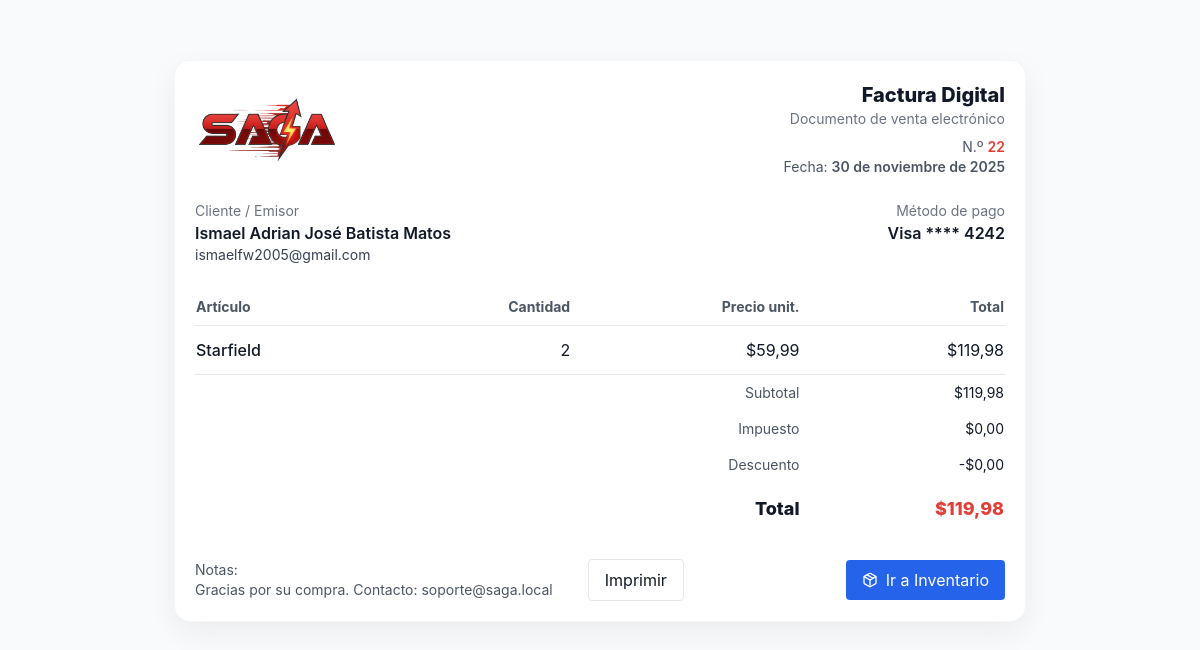
/factura/22/ (signed in), run on the app's committed database.
### core/models.py (models this page shows, shortened)
class Factura(models.Model):
    id_factura = models.AutoField(primary_key=True)
    usuario = models.ForeignKey(Usuario, on_delete=models.CASCADE)
    metodo_pago = models.ForeignKey(MetodoPagoUsuario, on_delete=models.SET_NULL, null=True)  # ← Cambiar a MetodoPagoUsuario
    fecha = models.DateField(auto_now_add=True)
    total = models.DecimalField(max_digits=10, decimal_places=2)
    impuesto_total = models.DecimalField(max_digits=10, decimal_places=2)
    descuento_total = models.DecimalField(max_digits=10, decimal_places=2)
    estado = models.CharField(max_length=15)

class Usuario(models.Model):
    id_usuario = models.AutoField(primary_key=True)
    nombre = models.CharField(max_length=50)
    apellido = models.CharField(max_length=50)
    usuario = models.CharField(max_length=30, unique=True)
    correo = models.CharField(max_length=100)
    contraseña = models.CharField(max_length=255)
    pais = CountryField(blank_label='Seleccione un país')
    fecha_nacimiento = models.DateField()
    fecha_registro = models.DateField(auto_now_add=True)
    fecha_modificacion = models.DateField(auto_now=True)
    estado = models.CharField(max_length=15)
    rol = models.ForeignKey(Rol, on_delete=models.PROTECT)
    metodo_pago_preferido = models.ForeignKey(
        'MetodoPagoUsuario',  # ← Cambiar a MetodoPagoUsuario
        on_delete=models.SET_NULL,
        null=True,
        blank=True,
        related_name='usuarios_prefieren'
)
    stripe_customer_id = models.CharField(max_length=255, blank=True, null=True)

class DetalleFactura(models.Model):
    id_detalle = models.AutoField(primary_key=True)
    factura = models.ForeignKey(Factura, on_delete=models.CASCADE)
    producto = models.ForeignKey(Producto, on_delete=models.PROTECT)
    cantidad = models.IntegerField()
    precio_venta_unitario = models.DecimalField(max_digits=10, decimal_places=2)
    subtotal = models.DecimalField(max_digits=10, decimal_places=2)

class Producto(models.Model):
    id_producto = models.AutoField(primary_key=True)
    nombre = models.CharField(max_length=100)
    descripcion = models.CharField(max_length=255)
    precio = models.DecimalField(max_digits=10, decimal_places=2)
    stock = models.IntegerField()
    plataforma = models.CharField(max_length=30)
    desarrollador = models.CharField(max_length=50)
    imagen_url = models.CharField(max_length=255)
    fecha_agregado = models.DateField(auto_now_add=True)
    id_categoria = models.ForeignKey(Categoria, on_delete=models.PROTECT)
    etiquetas = models.ManyToManyField(Etiqueta, blank=True)

### core/views.py (the view)
# urls.py: path('factura/<int:factura_id>/', views.confirmacion_compra, name='factura'),
def confirmacion_compra(request, factura_id):
    factura = get_object_or_404(Factura, id_factura=factura_id)
    if request.session.get('user_id') != factura.usuario.id_usuario:
        return redirect('index')
    detalles = DetalleFactura.objects.filter(factura=factura).select_related('producto')
    subtotal = sum([d.subtotal for d in detalles]) if detalles.exists() else Decimal('0.00')
    impuesto = factura.impuesto_total or Decimal('0.00')
    descuento = factura.descuento_total or Decimal('0.00')
    total = factura.total or (subtotal + impuesto - descuento)
    context = {
        'factura': factura,
        'detalles': detalles,
        'subtotal': subtotal,
        'impuesto': impuesto,
        'descuento': descuento,
        'total': total,
        'cliente_nombre': f"{factura.usuario.nombre} {factura.usuario.apellido}",
        'cliente_correo': factura.usuario.correo,
        'metodo_pago_display': f"{factura.metodo_pago.marca} **** {factura.metodo_pago.ultimos_4}" if factura.metodo_pago else 'N/A',
    }
    return render(request, 'core/factura.html', context)

### core/templates/core/factura.html (shortened to what this page needs)
{% load static %}
<!DOCTYPE html>
<html lang="es">
<head>
    <script src="https://cdn.tailwindcss.com"></script>
    <link rel="stylesheet" href="{% static 'core/css/styles.css' %}">
</head>
<body class="bg-gray-50">
    <main id="invoice-wrap" class="p-6 max-w-4xl mx-auto">
        <section id="invoice-card" class="bg-white p-6 rounded-lg shadow-lg">
            <div class="flex items-center justify-between mb-6">
                <div class="flex items-center gap-4">
                    <a href="{% url 'index' %}" title="SAGA">
                        <img src="{% static 'core/img/saga-logo.png' %}" alt="SAGA" class="w-36">
                    </a>
                </div>
                <div class="text-right">
                    <h1 class="text-xl font-extrabold text-gray-900">Factura Digital</h1>
                    <p class="text-sm text-gray-500">Documento de venta electrónico</p>
                    <p class="mt-2 text-sm text-gray-600">N.º <span class="font-semibold text-saga-red">{{ factura.id_factura }}</span></p>
                    <p class="text-sm text-gray-600">Fecha: <span class="font-semibold">{{ factura.fecha }}</span></p>
                </div>
            </div>
            <div class="grid grid-cols-2 gap-6 mb-6">
                <div>
                    <p class="text-sm text-gray-500">Cliente / Emisor</p>
                    <p class="font-semibold text-gray-900">{{ cliente_nombre }}</p>
                    <p class="text-sm text-gray-700">{{ cliente_correo }}</p>
                </div>
                <div class="text-right">
                    <p class="text-sm text-gray-500">Método de pago</p>
                    <p class="font-semibold text-gray-900">{{ metodo_pago_display }}</p>
                </div>
            </div>
            <div class="overflow-x-auto mb-4">
                <table class="w-full text-left">
                    <thead class="text-sm text-gray-600 border-b">
                        <tr>
                            <th class="py-2">Artículo</th>
                            <th class="py-2 text-right">Cantidad</th>
                            <th class="py-2 text-right">Precio unit.</th>
                            <th class="py-2 text-right">Total</th>
                        </tr>
                    </thead>
                    <tbody id="items-body">
                        {% for d in detalles %}
                        <tr class="border-b">
                            <td class="py-3">
                                <div class="font-medium">{{ d.producto.nombre }}</div>
                            </td>
                            <td class="py-3 text-right">{{ d.cantidad }}</td>
                            <td class="py-3 text-right">${{ d.precio_venta_unitario }}</td>
                            <td class="py-3 text-right">${{ d.subtotal }}</td>
                        </tr>
                        {% empty %}
                        <tr><td colspan="4" class="py-4 text-center text-gray-500">No hay artículos.</td></tr>
                        {% endfor %}
                    </tbody>
                    <tfoot class="text-sm">
                        <tr>
                            <td colspan="3" class="text-right py-2 text-gray-600">Subtotal</td>
                            <td class="text-right py-2">${{ subtotal }}</td>
                        </tr>
                        <tr>
                            <td colspan="3" class="text-right py-2 text-gray-600">Impuesto</td>
                            <td class="text-right py-2">${{ impuesto }}</td>
                        </tr>
                        <tr>
                            <td colspan="3" class="text-right py-2 text-gray-600">Descuento</td>
                            <td class="text-right py-2">-${{ descuento }}</td>
                        </tr>
                        <tr class="font-extrabold text-lg">
                            <td colspan="3" class="text-right py-3">Total</td>
                            <td class="text-right py-3 text-saga-red">${{ total }}</td>
                        </tr>
                    </tfoot>
                </table>
            </div>
            <div class="flex items-center justify-between mt-6">
                <div class="text-sm text-gray-600">
                    <p>Notas:</p>
                    <p>Gracias por su compra. Contacto: soporte@saga.local</p>
                </div>
                <div class="flex items-center gap-2">
                    <button id="print-btn" class="px-4 py-2 border rounded hover:bg-gray-100 transition" onclick="window.print()">Imprimir</button>
                    <a id="download-btn" href="#" class="px-4 py-2 bg-saga-red text-white rounded hover:bg-red-700 transition">Descargar PDF</a>
                    <a href="{% url 'perfil_usuario' %}?tab=historial" class="px-4 py-2 bg-blue-600 text-white rounded hover:bg-blue-700 transition flex items-center gap-2">
                        <i data-lucide="package" class="w-4 h-4"></i>
                        Ir a Inventario
                    </a>
                </div>
            </div>
        </section>
    </main>
</body>
</html>

### core/static/core/css/styles.css (style rules this page uses)
:root { --saga-red: #e33d37; --saga-red-600: #c5322d; --saga-dark: #111827; --bg-page: #f7f7f7; --card-bg: #ffffff; --muted: #6b7280; --success: #22c55e; --radius: 0.75rem; --shadow-soft: 0 6px 18px rgba(15,23,42,0.06); --shadow-md: 0 8px 30px rgba(15,23,42,0.08); --container-max: 1200px; }
* { box-sizing:border-box }
html,body { height:100%; }
body { margin:0; font-family: "Inter", system-ui, -apple-system, "Segoe UI", Roboto, "Helvetica Neue", Arial; background:var(--bg-page); color:var(--saga-dark); -webkit-font-smoothing:antialiased; -moz-osx-font-smoothing:grayscale; line-height:1.4; }
.text-saga-red { color:var(--saga-red); }
.rounded-lg { border-radius:0.75rem; }
#invoice-wrap { max-width: 900px; width: 100%; margin: 2.25rem auto; }
#invoice-card { width: 100%; height: auto; min-height: fit-content; background: #fff; border-radius: 1rem; padding: 1.25rem; box-shadow: 0 10px 30px rgba(2,6,23,0.06); border: 1px solid rgba(15,23,42,0.04); }

### data on the page
Factura: id_factura "22", fecha "30 de noviembre de 2025", total "119,98"
Usuario: correo "ismaelfw2005@gmail.com"
DetalleFactura: producto.nombre "Starfield", cantidad "2", precio_venta_unitario "59,99", subtotal "119,98"

### other printed values
{{ cliente_nombre }} "Ismael Adrian José Batista Matos"
{{ metodo_pago_display }} "Visa **** 4242"
{{ subtotal }} "119,98"
{{ impuesto }} "0,00"
{{ descuento }} "0,00"
